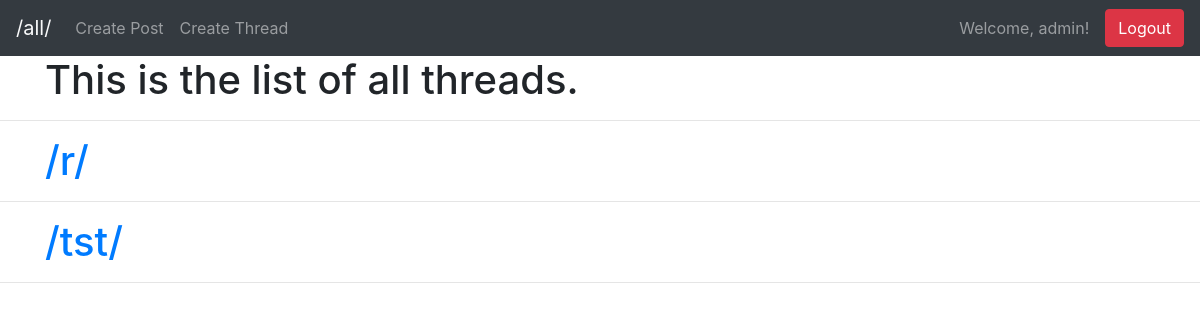
Page /threads/ (signed in) on the earlier database version.
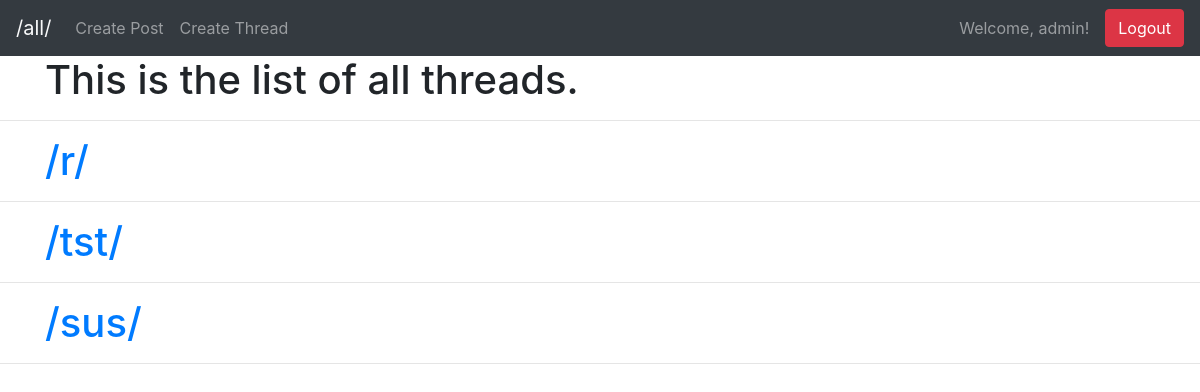
Same page on the later database version.
### post/models.py (models this page shows, shortened)
class Thread(models.Model):
    title = models.TextField(max_length=3)

### post/views.py (the view, shortened to what this page needs)
# urls.py: path('threads/', views.Threads.as_view()),
class Threads(View):
    def get(self, request):
        thread_object = Thread.objects.all()
        context = {"thread_object": thread_object}
        return render(request, "post/thread.html", context)

### post/templates/post/thread.html (shortened to what this page needs)
<!DOCTYPE html>
<html lang="en">
<head>
    <link rel="stylesheet" href="https://maxcdn.bootstrapcdn.com/bootstrap/4.0.0/css/bootstrap.min.css"
 />
</head>
<body>
    <nav class="navbar navbar-expand-lg navbar-dark bg-dark">
        <a class="navbar-brand text-light" href="/all/">/all/</a>
        {% if user.is_authenticated %}
        <div class="collapse navbar-collapse" id="navbarText">
            <ul class="navbar-nav mr-auto">
                <li class="nav-item">
                    <a class="nav-link" href="../new/">Create Post</a>
                </li>
                <li class="nav-item">
                    <a class="nav-link" href="../new/thread">Create Thread</a>
                </li>
            </ul>
            <span class="navbar-text mr-3">
                Welcome, {{user}}!
            </span>
            <form class="form-inline" action="" method="POST">
                <button type="submit" class="btn btn-danger">Logout</button>
            </form>
        </div>
        {% endif %}
    </nav>
    <div class="container">
        <h1>This is the list of all threads.</h1>
    </div>
    <hr />
    {% for thread in thread_object %}
    <div class="container">
        <h1><a href="./{{thread.id}}">/{{thread.title}}/</a></h1>
    </div>
    <hr />
    {% endfor %}
</body>
</html>

Differences in the rows shown:
added Thread: title "sus"
